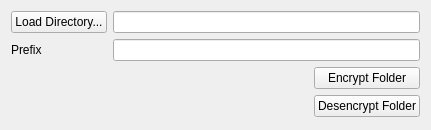
<?xml version="1.0" encoding="UTF-8"?>
<ui version="4.0">
 <class>MainWindow</class>
 <widget class="QMainWindow" name="MainWindow">
  <property name="geometry">
   <rect>
    <x>0</x>
    <y>0</y>
    <width>431</width>
    <height>130</height>
   </rect>
  </property>
  <property name="windowTitle">
   <string>Encryper Files</string>
  </property>
  <widget class="QWidget" name="centralWidget">
   <layout class="QGridLayout" name="gridLayout">
    <item row="2" column="1">
     <spacer name="horizontalSpacer">
      <property name="orientation">
       <enum>Qt::Horizontal</enum>
      </property>
      <property name="sizeHint" stdset="0">
       <size>
        <width>40</width>
        <height>20</height>
       </size>
      </property>
     </spacer>
    </item>
    <item row="0" column="0">
     <widget class="QPushButton" name="pushButton">
      <property name="text">
       <string>Load Directory...</string>
      </property>
     </widget>
    </item>
    <item row="2" column="2">
     <widget class="QPushButton" name="pushButton_2">
      <property name="text">
       <string>Encrypt Folder</string>
      </property>
     </widget>
    </item>
    <item row="0" column="1" colspan="2">
     <widget class="QLineEdit" name="ruta"/>
    </item>
    <item row="1" column="0">
     <widget class="QLabel" name="label">
      <property name="text">
       <string>Prefix</string>
      </property>
     </widget>
    </item>
    <item row="1" column="1" colspan="2">
     <widget class="QLineEdit" name="prefijo"/>
    </item>
    <item row="3" column="2">
     <widget class="QPushButton" name="pushButton_3">
      <property name="text">
       <string>Desencrypt Folder</string>
      </property>
     </widget>
    </item>
   </layout>
  </widget>
 </widget>
 <layoutdefault spacing="6" margin="11"/>
 <resources/>
 <connections/>
</ui>
